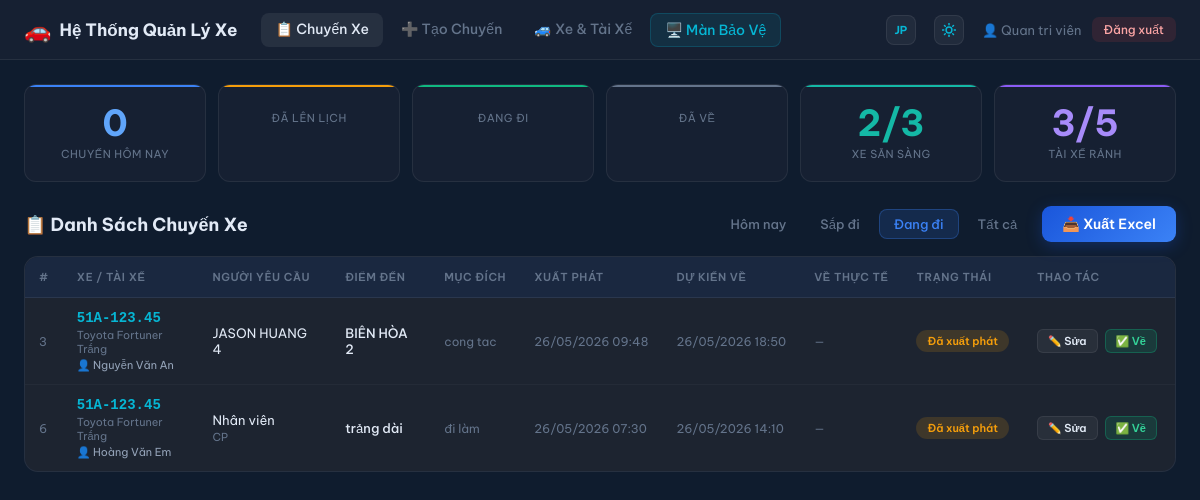
Page /index.php?filter=active&lang=vi (signed in) on the committed database.
### tables this page shows
CREATE TABLE `trips` (
  `id` int(11) NOT NULL,
  `vehicle_id` int(11) NOT NULL,
  `driver_id` int(11) NOT NULL,
  `requester_name` varchar(100) NOT NULL,
  `requester_dept` varchar(100) DEFAULT NULL,
  `companions` varchar(500) DEFAULT NULL,
  `destination` varchar(255) NOT NULL,
  `purpose` text NOT NULL,
  `departure_time` datetime NOT NULL,
  `expected_return` datetime DEFAULT NULL,
  `actual_return` datetime DEFAULT NULL,
  `status` enum('scheduled','departed','returned','cancelled') DEFAULT 'scheduled',
  `gate_out_note` varchar(255) DEFAULT NULL,
  `gate_in_note` varchar(255) DEFAULT NULL,
  `created_by` int(11) DEFAULT NULL,
  `created_at` timestamp NOT NULL DEFAULT current_timestamp(),
  `updated_at` timestamp NOT NULL DEFAULT current_timestamp() ON UPDATE current_timestamp()
);

CREATE TABLE `vehicles` (
  `id` int(11) NOT NULL,
  `plate_number` varchar(20) NOT NULL,
  `vehicle_name` varchar(100) NOT NULL,
  `vehicle_type` varchar(50) DEFAULT 'Sedan',
  `status` enum('available','in_use','maintenance') DEFAULT 'available',
  `notes` text DEFAULT NULL,
  `created_at` timestamp NOT NULL DEFAULT current_timestamp()
);

CREATE TABLE `drivers` (
  `id` int(11) NOT NULL,
  `full_name` varchar(100) NOT NULL,
  `phone` varchar(20) DEFAULT NULL,
  `license_number` varchar(50) DEFAULT NULL,
  `status` enum('available','on_trip','off') DEFAULT 'available',
  `created_at` timestamp NOT NULL DEFAULT current_timestamp()
);

### includes/auth.php (called while the page is built, shortened)
<?php
function currentUser() {
    return [
        'id'        => $_SESSION['user_id'] ?? null,
        'username'  => $_SESSION['username'] ?? '',
        'full_name' => $_SESSION['full_name'] ?? '',
        'role'      => $_SESSION['role'] ?? 'staff',
    ];
}
function isAdmin() {
    return ($_SESSION['role'] ?? '') === 'admin';
}

### includes/config.php (called while the page is built, shortened)
<?php
function sanitize($str) {
    return htmlspecialchars(trim($str), ENT_QUOTES, 'UTF-8');
}
function formatDateTime($dt) {
    return date('d/m/Y H:i', strtotime($dt));
}
function tripStatusLabel($status) {
    $map = [
        'scheduled' => ['label' => 'Đã lên lịch', 'class' => 'status-scheduled'],
        'departed'  => ['label' => 'Đã xuất phát', 'class' => 'status-departed'],
        'returned'  => ['label' => 'Đã về', 'class' => 'status-returned'],
        'cancelled' => ['label' => 'Đã hủy', 'class' => 'status-cancelled'],
    ];
    return $map[$status] ?? ['label' => $status, 'class' => ''];
}

### index.php (the view, shortened to what this page needs)
<?php
require_once 'includes/config.php';
require_once 'includes/auth.php';
$user = currentUser();
$lang = $_GET['lang'] ?? 'vi';
$txt = $lang_pack[$lang];
$status_text_map = [
    'scheduled' => $txt['status_scheduled'],
    'departed'  => $txt['status_departed'],
    'returned'  => $txt['status_returned'],
    'cancelled' => $txt['status_cancelled']
];
$stats = $pdo->query("
    SELECT
        COUNT(*) as total,
        SUM(status='scheduled') as scheduled,
        SUM(status='departed') as departed,
        SUM(status='returned') as returned,
        SUM(status='cancelled') as cancelled
    FROM trips WHERE DATE(departure_time) = CURDATE()
")->fetch();
$availableVehicles = $pdo->query("SELECT COUNT(*) FROM vehicles WHERE status='available'")->fetchColumn();
$totalVehicles     = $pdo->query("SELECT COUNT(*) FROM vehicles")->fetchColumn();
$availableDrivers  = $pdo->query("SELECT COUNT(*) FROM drivers WHERE status='available'")->fetchColumn();
$totalDrivers      = $pdo->query("SELECT COUNT(*) FROM drivers")->fetchColumn();
$filter     = $_GET['filter'] ?? 'today';
$dateError  = '';
$start_date = '';
$end_date   = '';
$params     = [];
if ($filter === 'today') {
    $where = "DATE(t.departure_time) = CURDATE()";
} elseif ($filter === 'upcoming') {
    $where = "t.departure_time > NOW() AND t.status='scheduled'";
} elseif ($filter === 'active') {
    $where = "t.status='departed'";
} else {
    $where = "1=1";
}
if (!empty($params)) {
    $sql = "SELECT t.*, v.plate_number, v.vehicle_name, d.full_name as driver_name, u.full_name as created_by_name
            FROM trips t
            LEFT JOIN vehicles v ON t.vehicle_id = v.id
            LEFT JOIN drivers d ON t.driver_id = d.id
            LEFT JOIN users u ON t.created_by = u.id
            WHERE $where
            ORDER BY t.departure_time DESC LIMIT 500";
    $stmt = $pdo->prepare($sql);
    $stmt->execute($params);
    $trips = $stmt->fetchAll();
} else {
    $trips = $pdo->query("
        SELECT t.*, v.plate_number, v.vehicle_name, d.full_name as driver_name, u.full_name as created_by_name
        FROM trips t
        LEFT JOIN vehicles v ON t.vehicle_id = v.id
        LEFT JOIN drivers d ON t.driver_id = d.id
        LEFT JOIN users u ON t.created_by = u.id
        WHERE $where
        ORDER BY t.departure_time DESC LIMIT 100
    ")->fetchAll();
}
$exportUrl = '';
if ($filter === 'all' && !$dateError) {
    $exportUrl = 'export_trip_report.php?filter=all'
               . '&start_date=' . urlencode($start_date)
               . '&end_date='   . urlencode($end_date);
} elseif ($filter !== 'all') {
    $exportUrl = 'export_trip_report.php?filter=' . urlencode($filter);
}
$exportUrl .= '&lang=' . $lang;
?>
<!DOCTYPE html>
<html lang="<?= $lang ?>">
<head>
<link rel="stylesheet" href="assets/css/panel.css">
</head>
<body>
<nav class="navbar">
    <div class="nav-brand"><span class="nav-icon">🚗</span><span><?= SITE_NAME ?></span></div>
    <div class="nav-links">
        <a href="index.php?lang=<?= $lang ?>" class="active"><?= $txt['nav_trips'] ?></a>
        <a href="trip_form.php?lang=<?= $lang ?>"><?= $txt['nav_create'] ?></a>
        <?php if (isAdmin()): ?><a href="vehicles.php?lang=<?= $lang ?>"><?= $txt['nav_vehicles'] ?></a><?php endif; ?>
        <a href="dashboard.php?lang=<?= $lang ?>" target="_blank" class="nav-dashboard"><?= $txt['nav_dashboard'] ?></a>
    </div>
    <div class="nav-user">
        <a href="?lang=<?= $lang === 'vi' ? 'jp' : 'vi' ?>&filter=<?= urlencode($filter) ?><?= $start_date ? '&start_date='.$start_date.'&end_date='.$end_date : '' ?>" class="theme-toggle-btn" title="Chuyển đổi ngôn ngữ / 言語切替" style="text-decoration:none; font-family:'Be Vietnam Pro',sans-serif; font-size:11px; font-weight:700; display:inline-flex;">
            <?= $lang === 'vi' ? 'JP' : 'VI' ?>
        </a>
        <button id="theme-toggle" class="theme-toggle-btn" title="Thay đổi giao diện Sáng / Tối">
        </button>
        <span>👤 <?= sanitize($user['full_name']) ?></span>
        <a href="logout.php" class="btn-logout"><?= $txt['logout'] ?></a>
    </div>
</nav>
<div class="container">
    <div class="stats-row">
        <div class="stat-card blue"><div class="stat-num"><?= $stats['total'] ?></div><div class="stat-label"><?= $txt['stat_today'] ?></div></div>
        <div class="stat-card yellow"><div class="stat-num"><?= $stats['scheduled'] ?></div><div class="stat-label"><?= $txt['stat_scheduled'] ?></div></div>
        <div class="stat-card green"><div class="stat-num"><?= $stats['departed'] ?></div><div class="stat-label"><?= $txt['stat_departed'] ?></div></div>
        <div class="stat-card gray"><div class="stat-num"><?= $stats['returned'] ?></div><div class="stat-label"><?= $txt['stat_returned'] ?></div></div>
        <div class="stat-card teal"><div class="stat-num"><?= $availableVehicles ?>/<?= $totalVehicles ?></div><div class="stat-label"><?= $txt['stat_ready'] ?></div></div>
        <div class="stat-card purple"><div class="stat-num"><?= $availableDrivers ?>/<?= $totalDrivers ?></div><div class="stat-label"><?= $txt['stat_drivers'] ?></div></div>
    </div>
    <div class="table-header">
        <h2 class="table-title"><?= $txt['table_title'] ?></h2>
        <div class="table-actions">
            <div class="filter-tabs">
                <?php foreach (['today' => $txt['tab_today'], 'upcoming' => $txt['tab_upcoming'], 'active' => $txt['tab_active'], 'all' => $txt['tab_all']] as $k => $v): ?>
                <a href="?filter=<?= $k ?>&lang=<?= $lang ?>" class="filter-tab <?= ($filter === $k ? 'active' : '') ?>"><?= $v ?></a>
                <?php endforeach; ?>
            </div>
            <?php if ($filter === 'all' && $dateError): ?>
            <button class="btn-primary" disabled style="opacity:.45;cursor:not-allowed"><?= $txt['export_excel'] ?></button>
            <?php else: ?>
            <a href="<?= htmlspecialchars($exportUrl) ?>" class="btn-primary"><?= $txt['export_excel'] ?></a>
            <?php endif; ?>
        </div>
    </div>
    <div class="table-wrap">
        <table class="data-table">
            <thead>
                <tr>
                    <th><?= $txt['th_id'] ?></th>
                    <th><?= $txt['th_veh_driver'] ?></th>
                    <th><?= $txt['th_requester'] ?></th>
                    <th><?= $txt['th_destination'] ?></th>
                    <th><?= $txt['th_purpose'] ?></th>
                    <th><?= $txt['th_depart'] ?></th>
                    <th><?= $txt['th_expected'] ?></th>
                    <th><?= $txt['th_actual'] ?></th>
                    <th><?= $txt['th_status'] ?></th>
                    <th><?= $txt['th_actions'] ?></th>
                </tr>
            </thead>
            <tbody>
            <?php if (empty($trips)): ?>
            <tr><td colspan="10" class="no-data"><?= $dateError ? $txt['err_fix_date'] : $txt['no_data'] ?></td></tr>
            <?php else: ?>
            <?php foreach ($trips as $t):
                $sl = tripStatusLabel($t['status']);
                $statusText = $status_text_map[$t['status']] ?? $sl['label'];
            ?>
            <tr class="trip-row <?= $t['status'] ?>">
                <td class="td-id"><?= $t['id'] ?></td>
                <td>
                    <div class="vehicle-info">
                        <span class="plate"><?= sanitize($t['plate_number']) ?></span>
                        <span class="vehicle-name"><?= sanitize($t['vehicle_name']) ?></span>
                        <span class="driver">👤 <?= sanitize($t['driver_name']) ?></span>
                    </div>
                </td>
                <td>
                    <div><?= sanitize($t['requester_name']) ?></div>
                    <?php if ($t['requester_dept']): ?><small class="dept"><?= sanitize($t['requester_dept']) ?></small><?php endif; ?>
                </td>
                <td class="destination"><?= sanitize($t['destination']) ?></td>
                <td class="purpose-cell"><?= sanitize(mb_strimwidth($t['purpose'], 0, 50, '...')) ?></td>
                <td class="time-cell"><?= formatDateTime($t['departure_time']) ?></td>
                <td class="time-cell"><?= formatDateTime($t['expected_return']) ?></td>
                <td class="time-cell <?= $t['actual_return'] ? 'has-value' : '' ?>"><?= $t['actual_return'] ? formatDateTime($t['actual_return']) : '—' ?></td>
                <td><span class="badge <?= $sl['class'] ?>"><?= $statusText ?></span></td>
                <td class="actions-cell">
                    <a href="trip_form.php?id=<?= $t['id'] ?>&lang=<?= $lang ?>" class="btn-sm edit"><?= $txt['btn_edit'] ?></a>
                    <?php if ($t['status'] === 'scheduled'): ?>
                    <form method="POST" action="index.php?lang=<?= $lang ?>&filter=<?= urlencode($filter) ?>" style="display:inline">
                        <input type="hidden" name="action" value="update_status"><input type="hidden" name="trip_id" value="<?= $t['id'] ?>"><input type="hidden" name="status" value="departed">
                        <button class="btn-sm depart"><?= $txt['btn_depart'] ?></button>
                    </form>
                    <?php elseif ($t['status'] === 'departed'): ?>
                    <form method="POST" action="index.php?lang=<?= $lang ?>&filter=<?= urlencode($filter) ?>" style="display:inline">
                        <button class="btn-sm return"><?= $txt['btn_return'] ?></button>
                    </form>
                    <?php endif; ?>
                </td>
            </tr>
            <?php endforeach; ?>
            <?php endif; ?>
            </tbody>
        </table>
    </div>
</div>
</body>
</html>

### index.php (style rules this page uses)
.theme-toggle-btn { background: rgba(255, 255, 255, 0.05); border: 1px solid var(--border); color: var(--cyan); padding: 6px; border-radius: 8px; cursor: pointer; display: inline-flex; align-items: center; justify-content: center; transition: all 0.2s ease; width: 30px; height: 30px; margin-right: 8px; flex-shrink: 0; }
.theme-toggle-btn .sun-icon { display: block; }

### rows in the picture
trips: id "3", vehicle.plate_number "51A-123.45", vehicle.vehicle_name "Toyota Fortuner Trắng", driver.full_name "Nguyễn Văn An", requester_name "JASON HUANG 4", destination "BIÊN HÒA 2", purpose "cong tac", departure_time "26/05/2026 09:48", expected_return "26/05/2026 18:50", status "Đã xuất phát"
trips: id "6", vehicle.plate_number "51A-123.45", vehicle.vehicle_name "Toyota Fortuner Trắng", driver.full_name "Hoàng Văn Em", requester_name "Nhân viên", requester_dept "CP", destination "trảng dài", purpose "đi làm", departure_time "26/05/2026 07:30", expected_return "26/05/2026 14:10", status "Đã xuất phát"

### other values in the picture
SITE_NAME "Hệ Thống Quản Lý Xe"
$txt['nav_trips'] "📋 Chuyến Xe"
$txt['nav_create'] "➕ Tạo Chuyến"
$txt['nav_vehicles'] "🚙 Xe & Tài Xế"
$txt['nav_dashboard'] "🖥️ Màn Bảo Vệ"
$user['full_name'] "Quan tri viên"
$txt['logout'] "Đăng xuất"
$stats['total'] "0"
$txt['stat_today'] "CHUYẾN HÔM NAY"
$txt['stat_scheduled'] "ĐÃ LÊN LỊCH"
$txt['stat_departed'] "ĐANG ĐI"
$txt['stat_returned'] "ĐÃ VỀ"
$availableVehicles "2"
$totalVehicles "3"
$txt['stat_ready'] "XE SẴN SÀNG"
